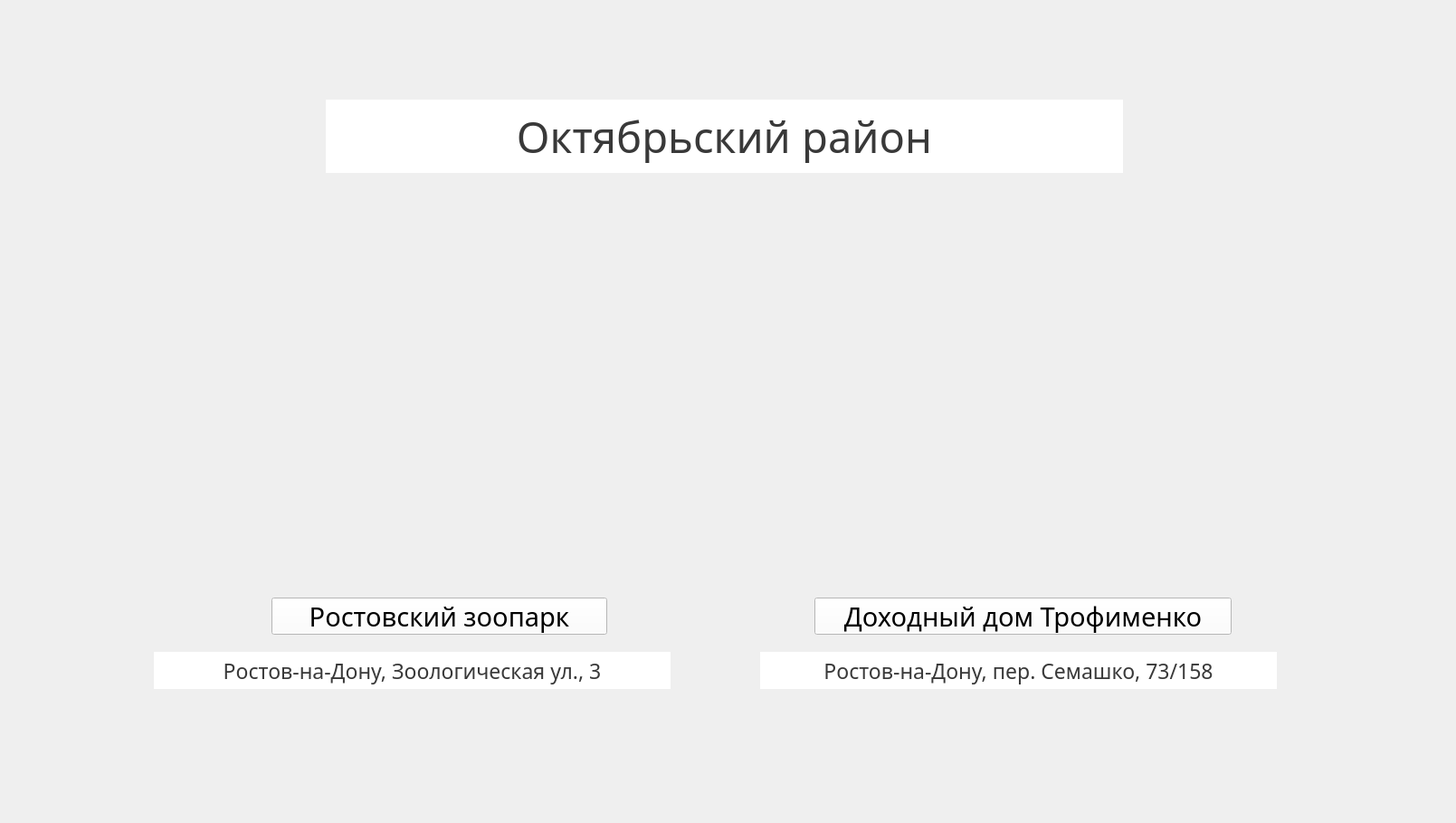
    <widget class="QWidget" name="Oktyabrsky_area_Page_21">
     <widget class="QPushButton" name="switch_Tenement_House_pushButton">
      <property name="geometry">
       <rect>
        <x>900</x>
        <y>660</y>
        <width>461</width>
        <height>41</height>
       </rect>
      </property>
      <property name="font">
       <font>
        <family>Monotype Corsiva</family>
        <pointsize>22</pointsize>
       </font>
      </property>
      <property name="styleSheet">
       <string notr="true">background-color:#FFFFFF;</string>
      </property>
      <property name="text">
       <string>Доходный дом Трофименко</string>
      </property>
     </widget>
     <widget class="QLabel" name="Rostov_Zoo_photo">
      <property name="geometry">
       <rect>
        <x>153</x>
        <y>265</y>
        <width>620</width>
        <height>333</height>
       </rect>
      </property>
      <property name="text">
       <string/>
      </property>
      <property name="pixmap">
       <pixmap>8.jpg</pixmap>
      </property>
     </widget>
     <widget class="QLabel" name="Tenement_House_photo">
      <property name="geometry">
       <rect>
        <x>826</x>
        <y>265</y>
        <width>620</width>
        <height>333</height>
       </rect>
      </property>
      <property name="text">
       <string/>
      </property>
      <property name="pixmap">
       <pixmap>8.jpg</pixmap>
      </property>
     </widget>
     <widget class="QLabel" name="label_42">
      <property name="geometry">
       <rect>
        <x>170</x>
        <y>720</y>
        <width>571</width>
        <height>41</height>
       </rect>
      </property>
      <property name="font">
       <font>
        <family>Monotype Corsiva</family>
        <pointsize>17</pointsize>
        <weight>50</weight>
        <italic>false</italic>
        <bold>false</bold>
        <underline>false</underline>
        <strikeout>false</strikeout>
       </font>
      </property>
      <property name="styleSheet">
       <string notr="true">background-color: #FFFFFF;
color:rgb(57, 57, 57);</string>
      </property>
      <property name="text">
       <string>Ростов-на-Дону, Зоологическая ул., 3</string>
      </property>
      <property name="alignment">
       <set>Qt::AlignCenter</set>
      </property>
     </widget>
     <widget class="QLabel" name="label_43">
      <property name="geometry">
       <rect>
        <x>0</x>
        <y>0</y>
        <width>1600</width>
        <height>900</height>
       </rect>
      </property>
      <property name="text">
       <string/>
      </property>
      <property name="pixmap">
       <pixmap>4.png</pixmap>
      </property>
     </widget>
     <widget class="QPushButton" name="switch_Oktyabrsky_area__Areas_Page_pushButton">
      <property name="geometry">
       <rect>
        <x>30</x>
        <y>50</y>
        <width>171</width>
        <height>81</height>
       </rect>
      </property>
      <property name="styleSheet">
       <string notr="true">background-color: rgba(0,0,0,0);
border: none;</string>
      </property>
      <property name="text">
       <string/>
      </property>
     </widget>
     <widget class="QLabel" name="label_44">
      <property name="geometry">
       <rect>
        <x>840</x>
        <y>720</y>
        <width>571</width>
        <height>41</height>
       </rect>
      </property>
      <property name="font">
       <font>
        <family>Monotype Corsiva</family>
        <pointsize>17</pointsize>
        <weight>50</weight>
        <italic>false</italic>
        <bold>false</bold>
        <underline>false</underline>
        <strikeout>false</strikeout>
       </font>
      </property>
      <property name="styleSheet">
       <string notr="true">background-color: #FFFFFF;
color:rgb(57, 57, 57);</string>
      </property>
      <property name="text">
       <string>Ростов-на-Дону, пер. Семашко, 73/158</string>
      </property>
      <property name="alignment">
       <set>Qt::AlignCenter</set>
      </property>
     </widget>
     <widget class="QLabel" name="label_45">
      <property name="geometry">
       <rect>
        <x>360</x>
        <y>110</y>
        <width>881</width>
        <height>81</height>
       </rect>
      </property>
      <property name="font">
       <font>
        <family>Monotype Corsiva</family>
        <pointsize>35</pointsize>
       </font>
      </property>
      <property name="styleSheet">
       <string notr="true">background-color: #FFFFFF;
color:rgb(57, 57, 57);</string>
      </property>
      <property name="text">
       <string>Октябрьский район</string>
      </property>
      <property name="alignment">
       <set>Qt::AlignCenter</set>
      </property>
     </widget>
     <widget class="QPushButton" name="switch_Rostov_Zoo_pushButton">
      <property name="geometry">
       <rect>
        <x>300</x>
        <y>660</y>
        <width>371</width>
        <height>41</height>
       </rect>
      </property>
      <property name="font">
       <font>
        <family>Monotype Corsiva</family>
        <pointsize>22</pointsize>
       </font>
      </property>
      <property name="styleSheet">
       <string notr="true">background-color:#FFFFFF;</string>
      </property>
      <property name="text">
       <string>Ростовский зоопарк</string>
      </property>
     </widget>
     <zorder>label_43</zorder>
     <zorder>Tenement_House_photo</zorder>
     <zorder>Rostov_Zoo_photo</zorder>
     <zorder>label_42</zorder>
     <zorder>label_44</zorder>
     <zorder>label_45</zorder>
     <zorder>switch_Tenement_House_pushButton</zorder>
     <zorder>switch_Oktyabrsky_area__Areas_Page_pushButton</zorder>
     <zorder>switch_Rostov_Zoo_pushButton</zorder>
    </widget>
